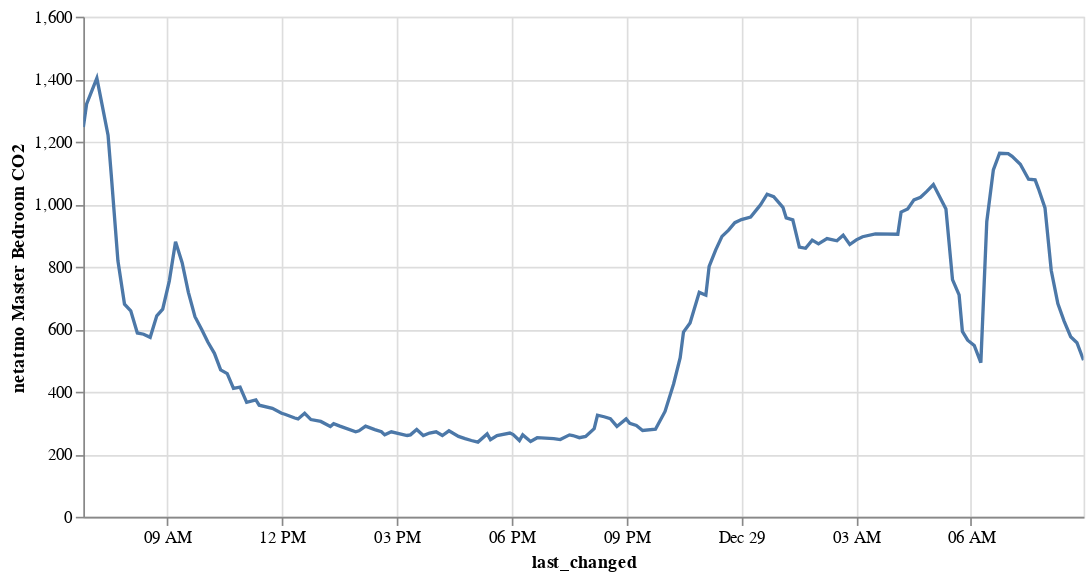

The code cell stored with this chart in its notebook:
### Code cell
alt.Chart(data).mark_line().encode(
    x='last_changed',
    y=alt.Y('state', title=data.iloc[0]['friendly_name']),
  #  color='entity_name',
    tooltip=['entity_name', 'state', 'last_changed']
).properties(
    width=600,
    height=300
).interactive()

### Figure 1 — Vega-Lite specification as saved in the notebook (floating-point values rounded to 4 significant figures; data arrays with more than 128 entries replaced by an {"elided": "..."} marker saying what was removed)
{"$schema": "https://vega.github.io/schema/vega-lite/v3.4.0.json", "config": {"mark": {"tooltip": null}, "view": {"height": 300, "width": 400}}, "data": {"name": "data-27680890fa1ac34091c85414a68dbf56"}, "datasets": {"data-27680890fa1ac34091c85414a68dbf56": {"elided": "145 records"}}, "encoding": {"tooltip": [{"field": "entity_name", "type": "nominal"}, {"field": "state", "type": "quantitative"}, {"field": "last_changed", "type": "temporal"}], "x": {"field": "last_changed", "type": "temporal"}, "y": {"field": "state", "title": "netatmo Master Bedroom CO2", "type": "quantitative"}}, "height": 300, "mark": "line", "selection": {"selector001": {"bind": "scales", "encodings": ["x", "y"], "type": "interval"}}, "width": 600}
